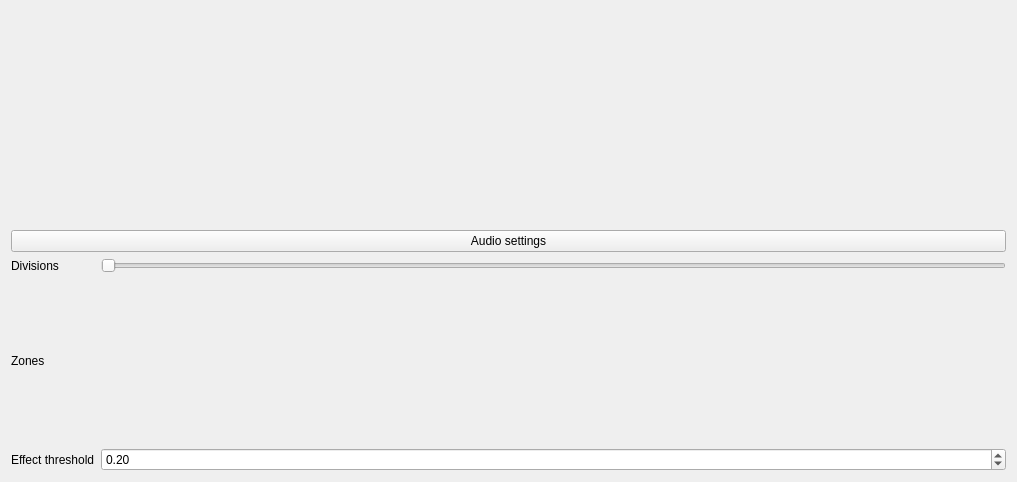
<?xml version="1.0" encoding="UTF-8"?>
<ui version="4.0">
 <class>AudioParty</class>
 <widget class="QWidget" name="AudioParty">
  <property name="geometry">
   <rect>
    <x>0</x>
    <y>0</y>
    <width>1017</width>
    <height>482</height>
   </rect>
  </property>
  <layout class="QGridLayout" name="gridLayout">
   <item row="0" column="0" colspan="2">
    <widget class="QLabel" name="preview">
     <property name="minimumSize">
      <size>
       <width>0</width>
       <height>128</height>
      </size>
     </property>
     <property name="text">
      <string/>
     </property>
    </widget>
   </item>
   <item row="2" column="0" colspan="2">
    <widget class="QFrame" name="frame_3">
     <property name="frameShape">
      <enum>QFrame::NoFrame</enum>
     </property>
     <property name="frameShadow">
      <enum>QFrame::Raised</enum>
     </property>
     <layout class="QGridLayout" name="gridLayout_4">
      <property name="leftMargin">
       <number>0</number>
      </property>
      <property name="topMargin">
       <number>0</number>
      </property>
      <property name="rightMargin">
       <number>0</number>
      </property>
      <property name="bottomMargin">
       <number>0</number>
      </property>
      <item row="2" column="1">
       <widget class="QDoubleSpinBox" name="effect_threshold">
        <property name="singleStep">
         <double>0.010000000000000</double>
        </property>
        <property name="value">
         <double>0.200000000000000</double>
        </property>
       </widget>
      </item>
      <item row="1" column="0">
       <widget class="QLabel" name="label_5">
        <property name="text">
         <string>Zones</string>
        </property>
       </widget>
      </item>
      <item row="1" column="1">
       <layout class="QGridLayout" name="zones_layout"/>
      </item>
      <item row="2" column="0">
       <widget class="QLabel" name="label_3">
        <property name="text">
         <string>Effect threshold</string>
        </property>
       </widget>
      </item>
      <item row="0" column="1">
       <widget class="QTooltipedSlider" name="divisions">
        <property name="minimum">
         <number>2</number>
        </property>
        <property name="maximum">
         <number>16</number>
        </property>
        <property name="singleStep">
         <number>2</number>
        </property>
        <property name="orientation">
         <enum>Qt::Horizontal</enum>
        </property>
       </widget>
      </item>
      <item row="0" column="0">
       <widget class="QLabel" name="label_2">
        <property name="text">
         <string>Divisions</string>
        </property>
       </widget>
      </item>
     </layout>
    </widget>
   </item>
   <item row="1" column="0" colspan="2">
    <widget class="QPushButton" name="audio_settings">
     <property name="text">
      <string>Audio settings</string>
     </property>
    </widget>
   </item>
  </layout>
 </widget>
 <customwidgets>
  <customwidget>
   <class>QTooltipedSlider</class>
   <extends>QSlider</extends>
   <header location="global">QTooltipedSlider.h</header>
  </customwidget>
 </customwidgets>
 <tabstops>
  <tabstop>audio_settings</tabstop>
  <tabstop>divisions</tabstop>
  <tabstop>effect_threshold</tabstop>
 </tabstops>
 <resources/>
 <connections/>
</ui>
